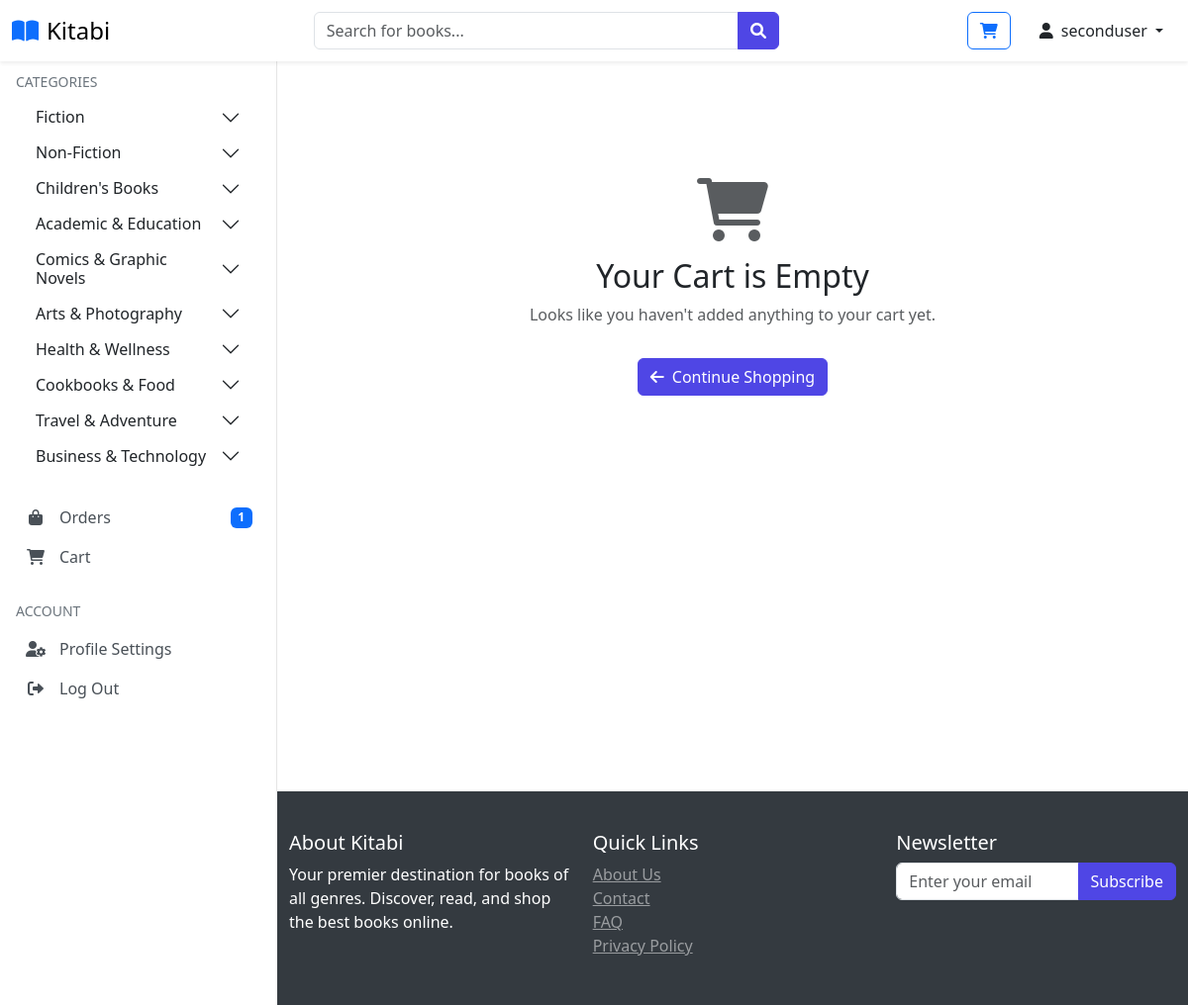
/cart (signed in), run on an earlier commit of the app's database.
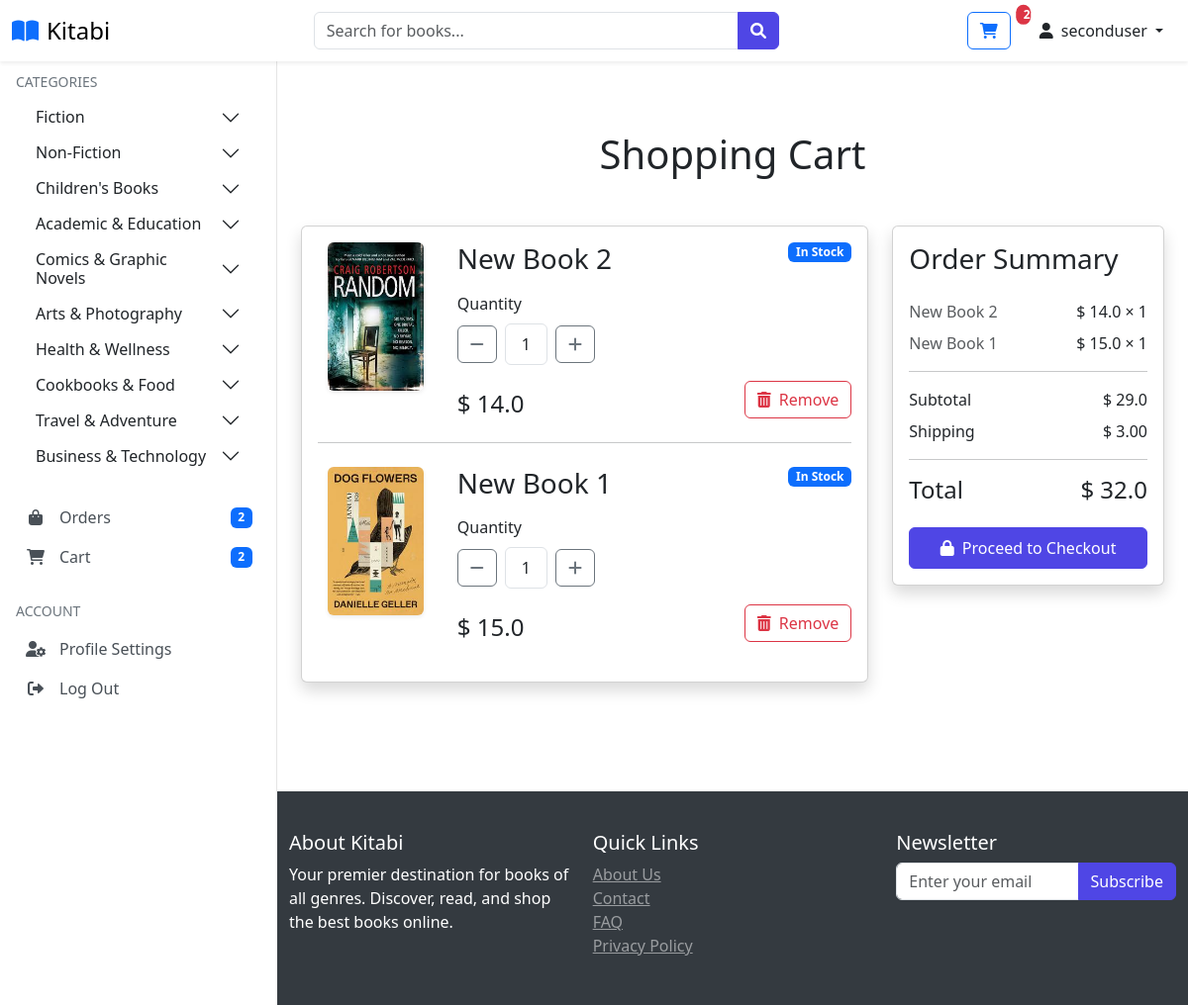
And on a later commit of the database.
### website/models.py (models this page shows, shortened)
class Category(db.Model):
    id = db.Column(db.Integer, primary_key=True)
    name = db.Column(db.String(100), nullable=False, unique=True)
    products = db.relationship('Product', back_populates='category', lazy=True)
    subcategories = db.relationship('SubCategory', back_populates='category', lazy=True)

class Cart(db.Model):
    id = db.Column(db.Integer, primary_key=True)
    quantity = db.Column(db.Integer, nullable=False)
    customer_link = db.Column(db.Integer, db.ForeignKey('customer.id'), nullable=False)
    product_link = db.Column(db.Integer, db.ForeignKey('product.id'), nullable=False)
    customer = db.relationship('Customer', back_populates='cart_items')
    product = db.relationship('Product', back_populates='carts')

class Product(db.Model):
    id = db.Column(db.Integer, primary_key=True)
    product_name = db.Column(db.String(100), nullable=False)
    author = db.Column(db.String(100), nullable=False)
    rating = db.Column(db.Float, nullable=False)
    current_price = db.Column(db.Float, nullable=False)
    in_stock = db.Column(db.Integer, nullable=False)
    low_stock_threshold = db.Column(db.Integer, default=10)
    warehouse_location = db.Column(db.String(100), nullable=False, default='Main Warehouse')
    promotion_percentage = db.Column(db.Integer, default=0)
    discounted_price = db.Column(db.Float, nullable=True)
    product_picture = db.Column(db.String(1000), nullable=False)
    flash_sale = db.Column(db.Boolean, default=False)
    date_added = db.Column(db.DateTime, default=datetime.utcnow)
    category_id = db.Column(db.Integer, db.ForeignKey('category.id'), nullable=False)
    subcategory_id = db.Column(db.Integer, db.ForeignKey('sub_category.id'), nullable=False)
    last_stock_update = db.Column(db.DateTime, default=datetime.utcnow)
    returns = db.relationship('Return', foreign_keys='Return.product_link', back_populates='product', lazy=True)
    carts = db.relationship('Cart', back_populates='product', lazy=True)
    orders = db.relationship('Order', back_populates='product', lazy=True)
    stock_history = db.relationship('StockHistory', back_populates='product', lazy=True)
    category = db.relationship('Category', back_populates='products')
    subcategory = db.relationship('SubCategory', back_populates='products')

### website/views.py (the view)
@views.route('/cart')
@login_required
def show_cart():
    cart = Cart.query.filter_by(customer_link=current_user.id).all()
    amount = 0
    for item in cart:
        amount += item.product.current_price * item.quantity
    return render_template('cart.html',
                         cart=cart,
                         amount=amount,
                         total=amount+3,
                         categories=get_categories_dict())

### website/models.py (called while the page is built)
    @property
    def is_admin(self):
        return self.is_admin_val or any(
            role.name in ['Super Admin', 'Product Manager', 'Order Manager']
            for role in self.roles
        )

### website/utils.py (called while the page is built)
def get_categories_dict():
    categories_dict = {}
    categories = Category.query.all()
    for category in categories:
        subcategories = [subcategory.name for subcategory in category.subcategories]
        categories_dict[category.name] = subcategories
    return categories_dict

### website/templates/cart.html (shortened to what the changed rows need)
{% extends 'base.html' %}
{% block body %}
<div class="container my-5">
    <div class="row">
        {% if cart %}
        <h1 class="text-center mb-5">Shopping Cart</h1>
        <div class="col-lg-8">
            <div class="card shadow">
                <div class="card-body">
                    {% for item in cart %}
                    <div class="row mb-4">
                        <div class="col-md-3 text-center">
                            <img src="{{ item.product.product_picture }}"
                                 alt="{{ item.product.product_name }}"
                                 class="img-fluid rounded shadow-sm"
                                 style="max-height: 150px; object-fit: cover;">
                        </div>
                        <div class="col-md-9">
                            <div class="d-flex flex-column h-100">
                                <div class="d-flex justify-content-between align-items-start">
                                    <h3 class="mb-3">{{ item.product.product_name }}</h3>
                                    <span class="badge bg-primary">In Stock</span>
                                </div>
                                <div class="quantity-controls mb-3">
                                    <label for="quantity" class="form-label">Quantity</label>
                                    <div class="d-flex align-items-center gap-2">
                                        <button class="minus-cart btn btn-outline-secondary" pid="{{item.id}}">
                                            <i class="fas fa-minus"></i>
                                        </button>
                                        <span id="quantity" class="px-3 py-2 border rounded">{{ item.quantity }}</span>
                                        <button class="plus-cart btn btn-outline-secondary" pid="{{ item.id }}">
                                            <i class="fas fa-plus"></i>
                                        </button>
                                    </div>
                                </div>
                                <div class="d-flex justify-content-between align-items-end mt-auto">
                                    <h4 class="mb-0">$ {{ item.product.current_price }}</h4>
                                    <button class="remove-cart btn btn-outline-danger" pid="{{item.id}}">
                                        <i class="fas fa-trash-alt me-1"></i> Remove
                                    </button>
                                </div>
                            </div>
                        </div>
                    </div>
                    {% if not loop.last %}
                    <hr class="my-4">
                    {% endif %}
                    {% endfor %}
                </div>
            </div>
        </div>
        <div class="col-lg-4">
            <div class="card shadow">
                <div class="card-body">
                    <h3 class="card-title mb-4">Order Summary</h3>
                    <div class="summary-items">
                        {% for item in cart %}
                        <div class="d-flex justify-content-between align-items-center mb-2">
                            <span class="text-muted">{{item.product.product_name}}</span>
                            <span>
                                $ {{item.product.current_price}} ×
                                <span id="quantity{{item.id}}">{{ item.quantity}}</span>
                            </span>
                        </div>
                        {% endfor %}
                    </div>
                    <hr>
                    <div class="d-flex justify-content-between mb-2">
                        <span>Subtotal</span>
                        <span>$ <span id="amount_tt">{{ amount }}</span></span>
                    </div>
                    <div class="d-flex justify-content-between mb-2">
                        <span>Shipping</span>
                        <span>$ 3.00</span>
                    </div>
                    <hr>
                    <div class="d-flex justify-content-between align-items-center mb-4">
                        <h4 class="mb-0">Total</h4>
                        <h4 class="mb-0">$ <span id="totalamount">{{ total }}</span></h4>
                    </div>
                    <button onclick="window.location.href='/place-order'"
                            class="btn btn-primary w-100 py-2">
                        <i class="fas fa-lock me-2"></i>Proceed to Checkout
                    </button>
                </div>
            </div>
        </div>
        {% else %}
        <div class="text-center py-5">
            <i class="fas fa-shopping-cart fa-4x mb-3 text-muted"></i>
            <h2>Your Cart is Empty</h2>
            <p class="text-muted">Looks like you haven't added anything to your cart yet.</p>
            <a href="/" class="btn btn-primary mt-3">
                <i class="fas fa-arrow-left me-2"></i>Continue Shopping
            </a>
        </div>
        {% endif %}
    </div>
</div>
{% endblock %}

### website/templates/base.html (shortened to what the changed rows need)
<!DOCTYPE html>
<html lang="en">
<head>
    <link rel="stylesheet" href="{{ url_for('static', filename='css/bootstrap.min.css') }}">
    <link rel="stylesheet" href="{{ url_for('static', filename='css/owl.carousel.min.css') }}">
    <link rel="stylesheet" href="{{ url_for('static', filename='css/style.css') }}">
    <link rel="stylesheet" href="https://cdnjs.cloudflare.com/ajax/libs/font-awesome/6.0.0/css/all.min.css">
</head>
<body class="{% if current_user.is_authenticated %}{% if current_user.is_admin %}admin-user{% else %}user{% endif %}{% else %}guest{% endif %}">
<nav class="navbar navbar-light bg-white fixed-top shadow-sm">
    <div class="container-fluid">
        <div class="d-flex align-items-center user-nav">
            {% if current_user.is_authenticated %}
                {% if not current_user.is_admin %}
                    <a href="/cart" class="btn btn-outline-primary me-3 position-relative">
                        <i class="fas fa-shopping-cart"></i>
                        {% if current_user.cart_items|length > 0 %}
                            <span class="position-absolute top-0 start-100 translate-middle badge rounded-pill bg-danger">
                                {{ current_user.cart_items|length }}
                            </span>
                        {% endif %}
                    </a>
                {% endif %}
            {% else %}
                <a href="{{ url_for('auth.login') }}" class="btn btn-primary">
                    <i class="fas fa-sign-in-alt me-2"></i>Login
                </a>
            {% endif %}
        </div>
    </div>
</nav>
    {% if current_user.is_authenticated %}
        {% if current_user.is_admin %}
            <div class="admin-sidebar">
                <div class="text-center mb-4">
                    <i class="fas fa-user-shield fa-3x text-primary"></i>
                    <h5 class="mt-2">Admin Panel</h5>
                </div>
                <div class="nav flex-column">
                    <a class="admin-nav-item" href="{{ url_for('admin.admin_page') }}">
                        <i class="fas fa-tachometer-alt"></i>Dashboard
                    </a>
                    <a class="admin-nav-item" href="{{ url_for('admin.shop_items') }}">
                        <i class="fas fa-tags"></i>Manage Products
                    </a>
                    <a class="admin-nav-item" href="{{ url_for('admin.inventory_management') }}">
                        <i class="fas fa-boxes"></i>Manage Inventory
                    </a>
                    <a class="admin-nav-item" href="{{ url_for('admin.returns_management') }}">
                        <i class="fas fa-undo"></i>Manage Returns
                    </a>
                    <a class="admin-nav-item" href="{{ url_for('admin.order_view') }}">
                        <i class="fas fa-shopping-cart"></i>Manage Orders
                    </a>
                    <a class="admin-nav-item" href="{{ url_for('admin.manage_roles') }}">
                        <i class="fas fa-user-cog"></i>Manage Roles
                    </a>
                    <a class="admin-nav-item" href="{{ url_for('admin.view_activity_logs') }}">
                        <i class="fas fa-history"></i>Activity Logs
                    </a>
                </div>
            </div>
        {% else %}
            <div class="sidebar">
                <div class="nav-section">
                    <div class="accordion" id="categoriesAccordion">
                        {% for category, subcategories in categories.items() %}
                            <div class="accordion-item border-0">
                                <h2 class="accordion-header" id="heading{{ loop.index }}">
                                    <button class="accordion-button collapsed py-2" type="button"
                                            data-bs-toggle="collapse"
                                            data-bs-target="#collapse{{ loop.index }}">
                                        {{ category }}
                                    </button>
                                </h2>
                            </div>
                        {% endfor %}
                    </div>
                </div>
                <div class="nav-section">
                    <a href="/orders" class="sidebar-nav-item">
                        <i class="fas fa-shopping-bag"></i>Orders
                        {% if current_user.orders|length > 0 %}
                            <span class="badge bg-primary ms-auto">{{ current_user.orders|length }}</span>
                        {% endif %}
                    </a>
                    <a href="/cart" class="sidebar-nav-item">
                        <i class="fas fa-shopping-cart"></i>Cart
                        {% if current_user.cart_items|length > 0 %}
                            <span class="badge bg-primary ms-auto">{{ current_user.cart_items|length }}</span>
                        {% endif %}
                    </a>
                </div>
            </div>
        {% endif %}
{% endif %}
    <main class="main-content">
         <div class="container pt-2">
            {% block body %}{% endblock %}
        </div>
    </main>
</body>
</html>

What changed in the data, as far as the page shows it:
added Cart: product.product_picture (picture), product.product_name "New Book 2", quantity "1", product.current_price "14.0"
added Cart: product.product_picture (picture), product.product_name "New Book 1", quantity "1", product.current_price "15.0"
Also different on the page:
{{ current_user.cart_items|length }}: (not shown) → "2"
{{ current_user.orders|length }}: "1" → "2"
{{ amount }}: (not shown) → "29.0"
{{ total }}: (not shown) → "32.0"
text no longer shown: "Your Cart is Empty Looks like you haven't added anything to your cart yet. Continue Shopping"
text now shown: "Shopping Cart Order Summary Subtotal $ Shipping $ 3.00 Total $ Proceed to Checkout"
